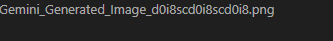
#> input picture Gemini_Generated_Image_d0i8scd0i8scd0i8.png, 333 x 41 px; its folder holds only this picture in this run
$ python surgical_v105_black_ops.py
#> lines starting #> are read from the running program, lines starting #| are printed output that depends on the picture; long printed decimals are rounded
import cv2
import numpy as np
import glob
import os

def surgical_v105_black_ops(output_path):
    # 1. Find the newest Gemini PNG (Look in parent dir too)
#> called with output_path = 'public/assets/water_deity_unit_final.png'
    search_pattern = "../Gemini_*.png"
    files = glob.glob(search_pattern) + glob.glob("Gemini_*.png")
    if not files:
        print("No Gemini_*.png files found in . or ..!")
        return

    # Sort by modification time
    latest_file = max(files, key=os.path.getmtime)
    print(f"Detected latest source image: {latest_file}")

    img = cv2.imread(latest_file)
#> img is the input picture: shape (41, 333, 3); mean B, G, R 40.2, 40.1, 40.1
    if img is None:
        print("Could not read file.")
        return

    # 1. Setup BGRA
    rgba = cv2.cvtColor(img, cv2.COLOR_BGR2BGRA)
    b, g, r = cv2.split(img)
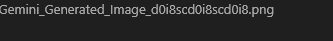
#> b: shape (41, 333); min 31, max 169, mean 40.2
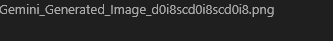
#> g: shape (41, 333); min 31, max 169, mean 40.1
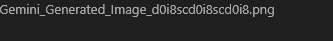
#> r: shape (41, 333); min 31, max 169, mean 40.1

    # 2. Check for Black Background
    # Sample corner pixels
    corner_avg = np.mean(img[0:10, 0:10])
#> corner_avg = 53.74
    print(f"Corner Average Brightness: {corner_avg}")
#| Corner Average Brightness: 53.743

    if corner_avg > 50:
        print("WARNING: This image does not seem to have a black background! Aborting safety check.")
        # Proceeding anyway just in case the check is wrong, but warning user.
        # Use simple "Dark" threshold.

    # 3. EXTRACTION LOGIC (The Easy Way)
    # Background is BLACK. (0,0,0)
    # Unit is NOT Black.

    # Calculate total brightness
    brightness = r.astype(int) + g.astype(int) + b.astype(int)
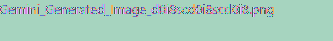
#> brightness: shape (41, 333) int64; 23 distinct labels, from 93 to 507; one colour per label, 0 black

    # Threshold: Anything darker than (10,10,10) is background
    is_bg = brightness < 30
#> is_bg: shape (41, 333) bool; every value is 0

    # Create Mask
    alpha = np.ones_like(r, dtype=np.uint8) * 255
    alpha[is_bg] = 0

    # 4. POLISH (Remove Black Fringe)
    # Simply eroding by 1px cleans up the anti-aliased black edge.
    kernel = np.ones((2,2), np.uint8)
    alpha = cv2.erode(alpha, kernel, iterations=1)

    # 5. Clean Color Channels
    # Where alpha is 0, set RGB to 0 (cleanliness)
    rgba[:,:,3] = alpha
    rgba[alpha == 0, :3] = 0

    cv2.imwrite(output_path, rgba)
    print(f"Black Ops Extraction Complete: {output_path}")

surgical_v105_black_ops("public/assets/water_deity_unit_final.png")
